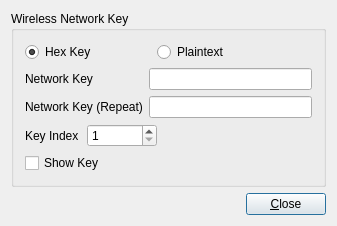
<ui version="4.0" >
 <class>wepConfig</class>
 <widget class="QDialog" name="wepConfig" >
  <property name="geometry" >
   <rect>
    <x>0</x>
    <y>0</y>
    <width>337</width>
    <height>224</height>
   </rect>
  </property>
  <property name="windowTitle" >
   <string>WEP Configuration</string>
  </property>
  <property name="windowIcon" >
   <iconset resource="wificonfig.qrc" >
    <normaloff>:/tray_wifi85.png</normaloff>:/tray_wifi85.png</iconset>
  </property>
  <layout class="QGridLayout" name="gridLayout_2" >
   <item row="0" column="0" >
    <widget class="QGroupBox" name="groupBox" >
     <property name="title" >
      <string>Wireless Network Key</string>
     </property>
     <layout class="QGridLayout" name="gridLayout" >
      <item row="0" column="0" colspan="3" >
       <widget class="QRadioButton" name="radioHex" >
        <property name="text" >
         <string>Hex Key</string>
        </property>
        <property name="checked" >
         <bool>true</bool>
        </property>
       </widget>
      </item>
      <item row="0" column="3" colspan="2" >
       <widget class="QRadioButton" name="radioPlaintext" >
        <property name="text" >
         <string>Plaintext</string>
        </property>
       </widget>
      </item>
      <item row="1" column="0" colspan="2" >
       <widget class="QLabel" name="textLabel1" >
        <property name="text" >
         <string>Network Key</string>
        </property>
        <property name="wordWrap" >
         <bool>false</bool>
        </property>
       </widget>
      </item>
      <item row="1" column="2" colspan="3" >
       <widget class="QLineEdit" name="lineKey" >
        <property name="echoMode" >
         <enum>QLineEdit::Password</enum>
        </property>
       </widget>
      </item>
      <item row="2" column="0" colspan="2" >
       <widget class="QLabel" name="textLabel1_2" >
        <property name="text" >
         <string>Network Key (Repeat)</string>
        </property>
        <property name="wordWrap" >
         <bool>false</bool>
        </property>
       </widget>
      </item>
      <item row="2" column="2" colspan="3" >
       <widget class="QLineEdit" name="lineKey2" >
        <property name="echoMode" >
         <enum>QLineEdit::Password</enum>
        </property>
       </widget>
      </item>
      <item row="3" column="0" >
       <widget class="QLabel" name="textLabel1_2_2" >
        <property name="text" >
         <string>Key Index</string>
        </property>
        <property name="wordWrap" >
         <bool>false</bool>
        </property>
       </widget>
      </item>
      <item row="3" column="1" colspan="3" >
       <widget class="QSpinBox" name="spinIndex" >
        <property name="minimum" >
         <number>1</number>
        </property>
        <property name="maximum" >
         <number>4</number>
        </property>
       </widget>
      </item>
      <item row="3" column="4" >
       <spacer name="spacer11" >
        <property name="orientation" >
         <enum>Qt::Horizontal</enum>
        </property>
        <property name="sizeType" >
         <enum>QSizePolicy::Expanding</enum>
        </property>
        <property name="sizeHint" stdset="0" >
         <size>
          <width>61</width>
          <height>21</height>
         </size>
        </property>
       </spacer>
      </item>
      <item row="4" column="0" colspan="5" >
       <widget class="QCheckBox" name="checkShowKey" >
        <property name="text" >
         <string>Show Key</string>
        </property>
       </widget>
      </item>
     </layout>
    </widget>
   </item>
   <item row="1" column="0" >
    <layout class="QHBoxLayout" name="horizontalLayout" >
     <item>
      <spacer name="spacer12" >
       <property name="orientation" >
        <enum>Qt::Horizontal</enum>
       </property>
       <property name="sizeType" >
        <enum>QSizePolicy::Expanding</enum>
       </property>
       <property name="sizeHint" stdset="0" >
        <size>
         <width>161</width>
         <height>21</height>
        </size>
       </property>
      </spacer>
     </item>
     <item>
      <widget class="QPushButton" name="pushClose" >
       <property name="text" >
        <string>&amp;Close</string>
       </property>
       <property name="shortcut" >
        <string>Alt+C</string>
       </property>
      </widget>
     </item>
    </layout>
   </item>
  </layout>
 </widget>
 <layoutdefault spacing="6" margin="11" />
 <includes>
  <include location="local" >qmessagebox.h</include>
  <include location="local" >QGroupBox</include>
 </includes>
 <resources>
  <include location="wificonfig.qrc" />
 </resources>
 <connections>
  <connection>
   <sender>pushClose</sender>
   <signal>clicked()</signal>
   <receiver>wepConfig</receiver>
   <slot>slotClose()</slot>
   <hints>
    <hint type="sourcelabel" >
     <x>20</x>
     <y>20</y>
    </hint>
    <hint type="destinationlabel" >
     <x>20</x>
     <y>20</y>
    </hint>
   </hints>
  </connection>
  <connection>
   <sender>checkShowKey</sender>
   <signal>clicked()</signal>
   <receiver>wepConfig</receiver>
   <slot>slotShowKey()</slot>
   <hints>
    <hint type="sourcelabel" >
     <x>170</x>
     <y>177</y>
    </hint>
    <hint type="destinationlabel" >
     <x>170</x>
     <y>116</y>
    </hint>
   </hints>
  </connection>
 </connections>
</ui>
